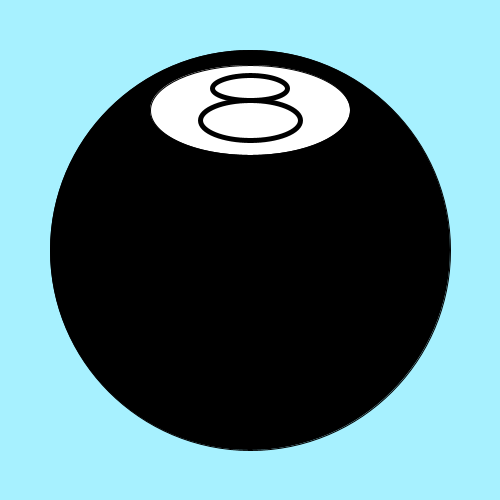
Frame 1 (no input)
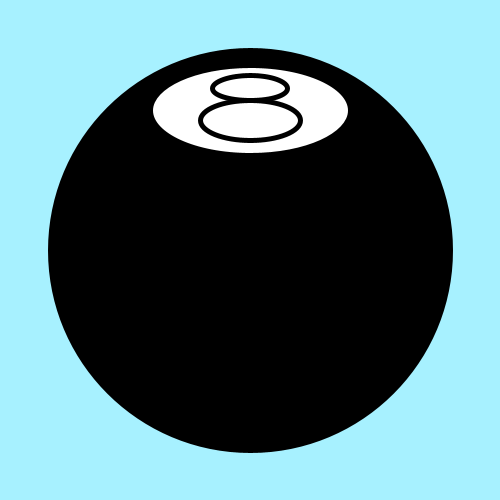
Frame 2 (the mouse pressed at the canvas centre, redrawn once)

The Processing sketch that drew these frames (run headless with seeded random() and noise(); the mouse was pressed at the canvas centre and the sketch redrawn once):

// Processing sketch: processing_79736
// ── processing_79736.pde

//Iam B.
//Computer programming 1, magic 8 ball project.
String[] answers={"Yes.","No.","It's possible.","Nope.","For sure.","Statistically improbable.","True.","Doubtful.","Stay optimistic!","Don't count on it.","That is to be expected.","False.","The logical answer is yes.","Probably not.","It is likely."};
boolean mode=false;
void setup()
{
  size(500, 500);
  textSize(20);
  noLoop();
}
void draw()
{
  int i=int(random(0,15));
  background(167, 241, 255);
  if (mode==false)
  {
    fill(0);
    ellipse(250, 250, 400, 400);
    fill(255);
    ellipse(250, 110, 200, 90);
    noFill();
    strokeWeight(5);
    ellipse(250, 120, 100, 40);
    ellipse(250, 88, 75, 25);
  }
  else
  {
    fill(0);
    ellipse(250, 250, 400, 400);
    fill(82, 20, 193);
    triangle(250, 110, 100, 310, 400, 310);
    fill(255);
    text(answers[i],135,300); 
  }
}
void mouseClicked()
{
  mode =! mode;
  redraw();
}
